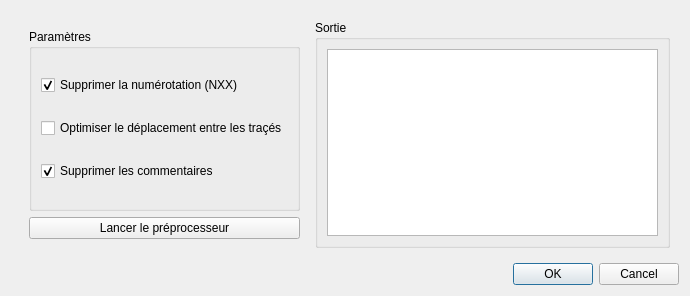
<?xml version="1.0" encoding="UTF-8"?>
<ui version="4.0">
 <class>dialog</class>
 <widget class="QDialog" name="dialog">
  <property name="geometry">
   <rect>
    <x>0</x>
    <y>0</y>
    <width>690</width>
    <height>296</height>
   </rect>
  </property>
  <property name="windowTitle">
   <string>Préprocesseur</string>
  </property>
  <property name="windowIcon">
   <iconset>
    <normaloff>traceIcon.svg</normaloff>traceIcon.svg</iconset>
  </property>
  <property name="modal">
   <bool>true</bool>
  </property>
  <layout class="QVBoxLayout" name="verticalLayout_4">
   <item>
    <widget class="QWidget" name="widget_2" native="true">
     <layout class="QHBoxLayout" name="horizontalLayout">
      <item>
       <widget class="QWidget" name="widget" native="true">
        <layout class="QVBoxLayout" name="verticalLayout_3">
         <item>
          <widget class="QGroupBox" name="groupBox">
           <property name="title">
            <string>Paramètres</string>
           </property>
           <layout class="QVBoxLayout" name="verticalLayout">
            <item>
             <widget class="QCheckBox" name="chk_del_num">
              <property name="text">
               <string>Supprimer la numérotation (NXX)</string>
              </property>
              <property name="checked">
               <bool>true</bool>
              </property>
             </widget>
            </item>
            <item>
             <widget class="QCheckBox" name="chk_optimize_trace">
              <property name="toolTip">
               <string>Non disponible</string>
              </property>
              <property name="text">
               <string>Optimiser le déplacement entre les traçés</string>
              </property>
             </widget>
            </item>
            <item>
             <widget class="QCheckBox" name="chk_del_comments">
              <property name="text">
               <string>Supprimer les commentaires</string>
              </property>
              <property name="checked">
               <bool>true</bool>
              </property>
             </widget>
            </item>
           </layout>
          </widget>
         </item>
         <item>
          <widget class="QPushButton" name="btn_run_preproc">
           <property name="text">
            <string>Lancer le préprocesseur</string>
           </property>
          </widget>
         </item>
        </layout>
       </widget>
      </item>
      <item>
       <widget class="QGroupBox" name="groupBox_2">
        <property name="title">
         <string>Sortie</string>
        </property>
        <layout class="QVBoxLayout" name="verticalLayout_2">
         <item>
          <widget class="QTextEdit" name="output"/>
         </item>
        </layout>
       </widget>
      </item>
     </layout>
    </widget>
   </item>
   <item>
    <widget class="QDialogButtonBox" name="buttonBox">
     <property name="standardButtons">
      <set>QDialogButtonBox::Cancel|QDialogButtonBox::Ok</set>
     </property>
     <property name="centerButtons">
      <bool>false</bool>
     </property>
    </widget>
   </item>
  </layout>
 </widget>
 <resources/>
 <connections/>
</ui>
